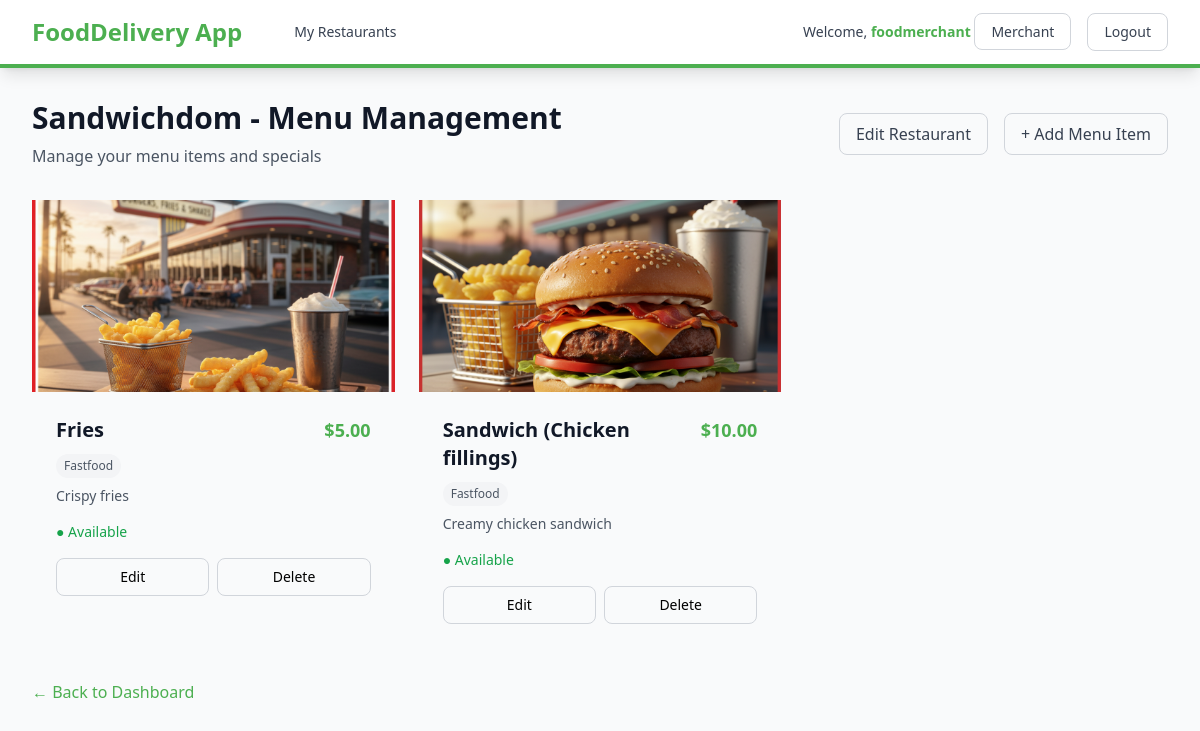
The page /dashboard/restaurant/8/menu/ (signed in) on the database its author committed.
### users/models.py (models this page shows, shortened)
class User(AbstractUser):
    ROLE_CHOICES = [
        ('customer', 'Customer'),
        ('driver', 'Driver'),
        ('merchant', 'Merchant'),
        ('admin', 'Admin'),
    ]
    role = models.CharField(max_length=20, choices=ROLE_CHOICES, default='customer')
    phone_number = models.CharField(max_length=15, blank=True, null=True)
    address = models.TextField(blank=True, null=True)
    is_verified = models.BooleanField(default=False)
    created_at = models.DateTimeField(auto_now_add=True)
    updated_at = models.DateTimeField(auto_now=True)
    class Meta:
        db_table = 'users'
        verbose_name = 'User'
        verbose_name_plural = 'Users'

### restaurants/models.py (models this page shows, shortened)
class Restaurant(models.Model):
    merchant = models.ForeignKey(
        settings.AUTH_USER_MODEL,
        on_delete=models.CASCADE,
        limit_choices_to={'role': 'merchant'},
        related_name='restaurants'
    )
    name = models.CharField(max_length=200)
    description = models.TextField()
    address = models.TextField()
    phone_number = models.CharField(max_length=15)
    image = models.ImageField(upload_to='restaurants/', blank=True, null=True)
    is_active = models.BooleanField(default=True)
    rating = models.DecimalField(max_digits=3, decimal_places=2, default=0.00)
    created_at = models.DateTimeField(auto_now_add=True)
    updated_at = models.DateTimeField(auto_now=True)
    class Meta:
        db_table = 'restaurants'
        ordering = ['-created_at']

class MenuItem(models.Model):
    restaurant = models.ForeignKey(
        Restaurant,
        on_delete=models.CASCADE,
        related_name='menu_items'
    )
    name = models.CharField(max_length=200)
    description = models.TextField()
    price = models.DecimalField(max_digits=10, decimal_places=2)
    image = models.ImageField(upload_to='menu_items/', blank=True, null=True)
    is_available = models.BooleanField(default=True)
    is_chefs_special = models.BooleanField(default=False)
    category = models.CharField(max_length=100, blank=True)
    created_at = models.DateTimeField(auto_now_add=True)
    updated_at = models.DateTimeField(auto_now=True)
    class Meta:
        db_table = 'menu_items'
        ordering = ['category', 'name']

### dashboard/views.py (the view)
# urls.py: path('restaurant/<int:restaurant_id>/menu/', views.manage_menu, name='manage_menu'),
@login_required
def manage_menu(request, restaurant_id):
    restaurant = get_object_or_404(Restaurant, pk=restaurant_id, merchant=request.user)
    menu_items = MenuItem.objects.filter(restaurant=restaurant).order_by('category', 'name')
    context = {
        'restaurant': restaurant,
        'menu_items': menu_items,
    }
    return render(request, 'dashboard/manage_menu.html', context)

### templates/dashboard/manage_menu.html (shortened to what this page needs)
{% extends 'base.html' %}
{% block content %}
<div class="max-w-7xl mx-auto px-4 sm:px-6 lg:px-8 py-8">
    <div class="mb-8 flex justify-between items-center">
        <div>
            <h1 class="text-3xl font-bold text-gray-900">{{ restaurant.name }} - Menu Management</h1>
            <p class="mt-2 text-gray-600">Manage your menu items and specials</p>
        </div>
        <div class="flex space-x-4">
            <a href="{% url 'edit_restaurant' restaurant.id %}" class="px-4 py-2 border border-gray-300 rounded-lg text-gray-700 hover:bg-gray-50 transition duration-200">
                Edit Restaurant
            </a>
            <a href="{% url 'add_menu_item' restaurant.id %}" class="px-4 py-2 border border-gray-300 rounded-lg text-gray-700 hover:bg-gray-50 transition duration-200 btn-primary">
                + Add Menu Item
            </a>
        </div>
    </div>
    <div class="grid grid-cols-1 md:grid-cols-2 lg:grid-cols-3 gap-6">
        {% for item in menu_items %}
        <div class="card relative">
            {% if item.image %}
            <img src="{{ item.image.url }}" alt="{{ item.name }}" class="w-full h-48 object-cover">
            {% else %}
            <div class="w-full h-48 bg-gradient-to-br from-leafy-green to-carrot-orange flex items-center justify-center">
                <span class="text-white text-6xl font-bold">{{ item.name|slice:":1" }}</span>
            </div>
            {% endif %}
            <div class="p-6">
                <div class="flex justify-between items-start mb-2">
                    <h3 class="text-xl font-bold text-gray-900">{{ item.name }}</h3>
                    <span class="text-lg font-bold text-leafy-green">${{ item.price }}</span>
                </div>
                {% if item.category %}
                <span class="inline-block px-2 py-1 text-xs bg-gray-100 text-gray-600 rounded-full mb-2">
                    {{ item.category }}
                </span>
                {% endif %}
                <p class="text-gray-600 text-sm mb-4">{{ item.description|truncatewords:15 }}</p>
                <div class="flex items-center justify-between mb-4">
                    <span class="text-sm {% if item.is_available %}text-green-600{% else %}text-red-600{% endif %}">
                        {% if item.is_available %}● Available{% else %}● Unavailable{% endif %}
                    </span>
                </div>
                <div class="flex space-x-2">
                    <a href="{% url 'edit_menu_item' item.id %}" class="flex-1 text-center px-4 py-2 border border-gray-300 hover:bg-leafy-green text-black rounded-lg text-sm font-medium transition duration-200">
                        Edit
                    </a>
                    <a href="{% url 'delete_menu_item' item.id %}" class="flex-1 text-center px-4 py-2 border border-gray-300 hover:bg-leafy-green text-black rounded-lg text-sm font-medium transition duration-200">
                        Delete
                    </a>
                </div>
            </div>
        </div>
        {% endfor %}
    </div>
    <div class="mt-8">
        <a href="{% url 'merchant_dashboard' %}" class="text-leafy-green hover:text-leafy-green-dark">
            ← Back to Dashboard
        </a>
    </div>
</div>
{% endblock %}

### templates/base.html (shortened to what this page needs)
<!DOCTYPE html>
<html lang="en">
<head>
    <script src="https://cdn.tailwindcss.com"></script>
</head>
<body class="bg-gray-50">
    {% if user.is_authenticated %}
    <nav class="bg-white shadow-lg border-b-4 border-leafy-green">
        <div class="max-w-7xl mx-auto px-4 sm:px-6 lg:px-8">
            <div class="flex justify-between h-16">
                <div class="flex items-center">
                    <a href="{% url 'dashboard' %}" class="text-2xl font-bold text-leafy-green">
                        FoodDelivery App
                    </a>
                    <div class="ml-10 flex items-baseline space-x-4">
                        {% if user.role == 'customer' %}
                        <a href="{% url 'customer_dashboard' %}" class="text-gray-700 hover:text-leafy-green px-3 py-2 rounded-md text-sm font-medium">
                            Browse Restaurants
                        </a>
                        {% elif user.role == 'merchant' %}
                        <a href="{% url 'merchant_dashboard' %}" class="text-gray-700 hover:text-leafy-green px-3 py-2 rounded-md text-sm font-medium">
                            My Restaurants
                        </a>
                        {% elif user.role == 'driver' %}
                        <a href="{% url 'driver_dashboard' %}" class="text-gray-700 hover:text-leafy-green px-3 py-2 rounded-md text-sm font-medium">
                            My Deliveries
                        </a>
                        {% endif %}
                    </div>
                </div>
                <div class="flex items-center space-x-4">
                    <span class="text-sm text-gray-700">
                        Welcome, <span class="font-semibold text-leafy-green">{{ user.username }}</span>
                        <span class="border border-gray-300 rounded-lg text-gray-700 hover:bg-gray-50 text-black hover:border-leafy-green px-4 py-2 rounded text-sm font-medium transition duration-200">{{ user.role|capfirst }}</span>
                    </span>
                    <a href="{% url 'logout' %}" class="border border-gray-300 rounded-lg text-gray-700 hover:bg-gray-50 text-black hover:border-leafy-green px-4 py-2 rounded text-sm font-medium transition duration-200">
                        Logout
                    </a>
                </div>
            </div>
        </div>
    </nav>
    {% endif %}
    <main class="min-h-screen">
        {% block content %}{% endblock %}
    </main>
</body>
</html>

### templates/base.html (style rules this page uses)
.btn-primary { @apply bg-leafy-green hover:bg-leafy-green-dark text-white font-semibold py-2 px-4 rounded transition duration-200; }
.card { @apply bg-white rounded-lg shadow-md overflow-hidden; }

### rows shown on the page
User: username "foodmerchant", role "Merchant"
Restaurant: name "Sandwichdom"
MenuItem: image (picture), name "Fries", price "5.00", category "Fastfood", description "Crispy fries", is_available "● Available"
MenuItem: image (picture), name "Sandwich (Chicken fillings)", price "10.00", category "Fastfood", description "Creamy chicken sandwich", is_available "● Available"
